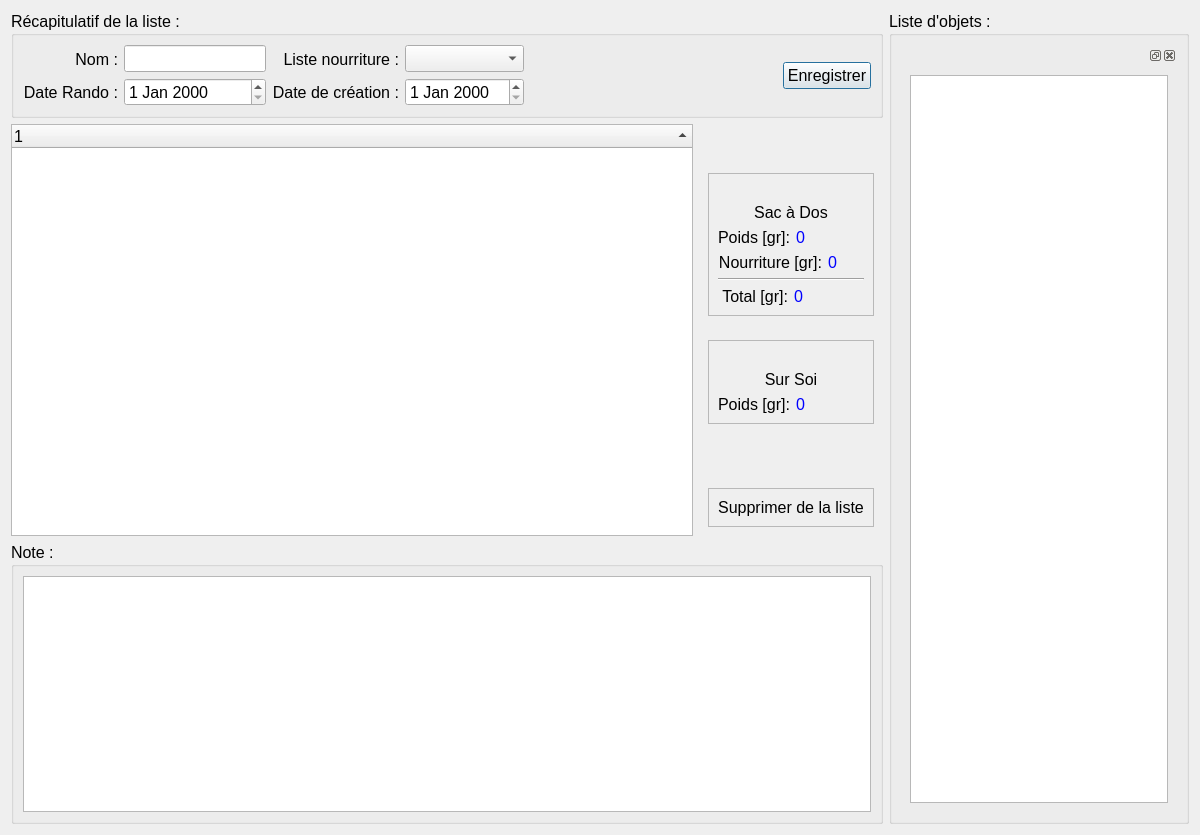
<?xml version="1.0" encoding="UTF-8"?>
<ui version="4.0">
 <class>ListWindow</class>
 <widget class="QDialog" name="ListWindow">
  <property name="geometry">
   <rect>
    <x>0</x>
    <y>0</y>
    <width>1200</width>
    <height>835</height>
   </rect>
  </property>
  <property name="windowTitle">
   <string>Gestion de liste</string>
  </property>
  <layout class="QHBoxLayout" name="horizontalLayout_7">
   <item>
    <layout class="QVBoxLayout" name="verticalLayout_10">
     <item>
      <widget class="QGroupBox" name="groupBox_7">
       <property name="sizePolicy">
        <sizepolicy hsizetype="Preferred" vsizetype="Preferred">
         <horstretch>0</horstretch>
         <verstretch>0</verstretch>
        </sizepolicy>
       </property>
       <property name="font">
        <font>
         <pointsize>12</pointsize>
        </font>
       </property>
       <property name="title">
        <string>Récapitulatif de la liste :</string>
       </property>
       <layout class="QHBoxLayout" name="horizontalLayout_20">
        <item>
         <layout class="QVBoxLayout" name="verticalLayout_20">
          <item>
           <widget class="QLabel" name="label_29">
            <property name="font">
             <font>
              <pointsize>12</pointsize>
             </font>
            </property>
            <property name="text">
             <string>Nom :</string>
            </property>
            <property name="alignment">
             <set>Qt::AlignRight|Qt::AlignTrailing|Qt::AlignVCenter</set>
            </property>
           </widget>
          </item>
          <item>
           <widget class="QLabel" name="label_31">
            <property name="font">
             <font>
              <pointsize>12</pointsize>
             </font>
            </property>
            <property name="text">
             <string>Date Rando :</string>
            </property>
            <property name="alignment">
             <set>Qt::AlignRight|Qt::AlignTrailing|Qt::AlignVCenter</set>
            </property>
           </widget>
          </item>
         </layout>
        </item>
        <item>
         <layout class="QVBoxLayout" name="verticalLayout_21">
          <item>
           <widget class="QLineEdit" name="le_listName">
            <property name="sizePolicy">
             <sizepolicy hsizetype="Preferred" vsizetype="Fixed">
              <horstretch>0</horstretch>
              <verstretch>0</verstretch>
             </sizepolicy>
            </property>
            <property name="font">
             <font>
              <pointsize>12</pointsize>
             </font>
            </property>
           </widget>
          </item>
          <item>
           <widget class="QDateEdit" name="de_hikeDate"/>
          </item>
         </layout>
        </item>
        <item>
         <layout class="QVBoxLayout" name="verticalLayout_12">
          <item>
           <widget class="QLabel" name="label_4">
            <property name="text">
             <string>Liste nourriture :</string>
            </property>
            <property name="alignment">
             <set>Qt::AlignRight|Qt::AlignTrailing|Qt::AlignVCenter</set>
            </property>
           </widget>
          </item>
          <item>
           <widget class="QLabel" name="label_30">
            <property name="font">
             <font>
              <pointsize>12</pointsize>
             </font>
            </property>
            <property name="text">
             <string>Date de création :</string>
            </property>
            <property name="alignment">
             <set>Qt::AlignRight|Qt::AlignTrailing|Qt::AlignVCenter</set>
            </property>
           </widget>
          </item>
         </layout>
        </item>
        <item>
         <layout class="QVBoxLayout" name="verticalLayout_13">
          <item>
           <widget class="QComboBox" name="cb_food"/>
          </item>
          <item>
           <widget class="QDateEdit" name="de_listDate"/>
          </item>
         </layout>
        </item>
        <item>
         <spacer name="horizontalSpacer">
          <property name="orientation">
           <enum>Qt::Horizontal</enum>
          </property>
          <property name="sizeHint" stdset="0">
           <size>
            <width>40</width>
            <height>20</height>
           </size>
          </property>
         </spacer>
        </item>
        <item>
         <widget class="QPushButton" name="btn_saveList">
          <property name="font">
           <font>
            <pointsize>12</pointsize>
           </font>
          </property>
          <property name="text">
           <string>Enregistrer</string>
          </property>
         </widget>
        </item>
       </layout>
      </widget>
     </item>
     <item>
      <layout class="QHBoxLayout" name="horizontalLayout_4"/>
     </item>
     <item>
      <layout class="QHBoxLayout" name="horizontalLayout_2">
       <item>
        <widget class="QTreeWidget" name="tw_list">
         <property name="font">
          <font>
           <pointsize>12</pointsize>
          </font>
         </property>
         <property name="toolTip">
          <string>&lt;html&gt;&lt;head/&gt;&lt;body&gt;&lt;p&gt;&lt;span style=&quot; font-size:10pt;&quot;&gt;Appuyez sur la touche DELETE pour supprimer un objet.&lt;/span&gt;&lt;/p&gt;&lt;/body&gt;&lt;/html&gt;</string>
         </property>
         <property name="toolTipDuration">
          <number>10</number>
         </property>
         <property name="editTriggers">
          <set>QAbstractItemView::NoEditTriggers</set>
         </property>
         <property name="dragDropMode">
          <enum>QAbstractItemView::DragOnly</enum>
         </property>
         <property name="defaultDropAction">
          <enum>Qt::LinkAction</enum>
         </property>
         <property name="alternatingRowColors">
          <bool>false</bool>
         </property>
         <property name="sortingEnabled">
          <bool>true</bool>
         </property>
         <column>
          <property name="text">
           <string notr="true">1</string>
          </property>
         </column>
        </widget>
       </item>
       <item>
        <layout class="QVBoxLayout" name="verticalLayout_2">
         <item>
          <spacer name="verticalSpacer">
           <property name="orientation">
            <enum>Qt::Vertical</enum>
           </property>
           <property name="sizeHint" stdset="0">
            <size>
             <width>20</width>
             <height>40</height>
            </size>
           </property>
          </spacer>
         </item>
         <item>
          <widget class="QWidget" name="qw_backpack" native="true">
           <layout class="QVBoxLayout" name="verticalLayout">
            <item>
             <widget class="QFrame" name="f_backpack">
              <property name="frameShape">
               <enum>QFrame::StyledPanel</enum>
              </property>
              <property name="frameShadow">
               <enum>QFrame::Plain</enum>
              </property>
              <layout class="QVBoxLayout" name="verticalLayout_5">
               <item>
                <widget class="QLabel" name="lbl_backpack">
                 <property name="maximumSize">
                  <size>
                   <width>16777215</width>
                   <height>16777215</height>
                  </size>
                 </property>
                 <property name="text">
                  <string/>
                 </property>
                 <property name="pixmap">
                  <pixmap resource="ressources.qrc">:/images/backpack.png</pixmap>
                 </property>
                 <property name="scaledContents">
                  <bool>false</bool>
                 </property>
                 <property name="alignment">
                  <set>Qt::AlignCenter</set>
                 </property>
                </widget>
               </item>
               <item>
                <widget class="QLabel" name="label_2">
                 <property name="font">
                  <font>
                   <pointsize>12</pointsize>
                  </font>
                 </property>
                 <property name="text">
                  <string>Sac à Dos</string>
                 </property>
                 <property name="alignment">
                  <set>Qt::AlignCenter</set>
                 </property>
                </widget>
               </item>
               <item>
                <layout class="QHBoxLayout" name="horizontalLayout">
                 <item>
                  <widget class="QLabel" name="label">
                   <property name="font">
                    <font>
                     <pointsize>12</pointsize>
                    </font>
                   </property>
                   <property name="text">
                    <string>Poids [gr]:</string>
                   </property>
                   <property name="alignment">
                    <set>Qt::AlignRight|Qt::AlignTrailing|Qt::AlignVCenter</set>
                   </property>
                  </widget>
                 </item>
                 <item>
                  <widget class="QLabel" name="lbl_weightBackpack">
                   <property name="font">
                    <font>
                     <pointsize>12</pointsize>
                    </font>
                   </property>
                   <property name="styleSheet">
                    <string notr="true">color: rgb(0, 0, 255);</string>
                   </property>
                   <property name="text">
                    <string>0</string>
                   </property>
                  </widget>
                 </item>
                </layout>
               </item>
               <item>
                <layout class="QHBoxLayout" name="horizontalLayout_5">
                 <item>
                  <widget class="QLabel" name="label_5">
                   <property name="font">
                    <font>
                     <pointsize>12</pointsize>
                    </font>
                   </property>
                   <property name="text">
                    <string>Nourriture [gr]:</string>
                   </property>
                   <property name="alignment">
                    <set>Qt::AlignRight|Qt::AlignTrailing|Qt::AlignVCenter</set>
                   </property>
                  </widget>
                 </item>
                 <item>
                  <widget class="QLabel" name="lbl_weightBackpack_food">
                   <property name="font">
                    <font>
                     <pointsize>12</pointsize>
                    </font>
                   </property>
                   <property name="styleSheet">
                    <string notr="true">color: rgb(0, 0, 255);</string>
                   </property>
                   <property name="text">
                    <string>0</string>
                   </property>
                  </widget>
                 </item>
                </layout>
               </item>
               <item>
                <widget class="Line" name="line">
                 <property name="orientation">
                  <enum>Qt::Horizontal</enum>
                 </property>
                </widget>
               </item>
               <item>
                <layout class="QHBoxLayout" name="horizontalLayout_6">
                 <item>
                  <widget class="QLabel" name="label_8">
                   <property name="font">
                    <font>
                     <pointsize>12</pointsize>
                    </font>
                   </property>
                   <property name="text">
                    <string>Total [gr]:</string>
                   </property>
                   <property name="alignment">
                    <set>Qt::AlignRight|Qt::AlignTrailing|Qt::AlignVCenter</set>
                   </property>
                  </widget>
                 </item>
                 <item>
                  <widget class="QLabel" name="lbl_weightBackpack_total">
                   <property name="font">
                    <font>
                     <pointsize>12</pointsize>
                    </font>
                   </property>
                   <property name="styleSheet">
                    <string notr="true">color: rgb(0, 0, 255);</string>
                   </property>
                   <property name="text">
                    <string>0</string>
                   </property>
                  </widget>
                 </item>
                </layout>
               </item>
              </layout>
             </widget>
            </item>
           </layout>
          </widget>
         </item>
         <item>
          <widget class="QWidget" name="qw_self" native="true">
           <layout class="QVBoxLayout" name="verticalLayout_6">
            <item>
             <widget class="QFrame" name="f_self">
              <property name="frameShape">
               <enum>QFrame::StyledPanel</enum>
              </property>
              <property name="frameShadow">
               <enum>QFrame::Plain</enum>
              </property>
              <layout class="QVBoxLayout" name="verticalLayout_7">
               <item>
                <widget class="QLabel" name="lbl_self">
                 <property name="text">
                  <string/>
                 </property>
                 <property name="pixmap">
                  <pixmap resource="ressources.qrc">:/images/self.png</pixmap>
                 </property>
                 <property name="alignment">
                  <set>Qt::AlignCenter</set>
                 </property>
                </widget>
               </item>
               <item>
                <widget class="QLabel" name="label_6">
                 <property name="font">
                  <font>
                   <pointsize>12</pointsize>
                  </font>
                 </property>
                 <property name="text">
                  <string>Sur Soi</string>
                 </property>
                 <property name="alignment">
                  <set>Qt::AlignCenter</set>
                 </property>
                </widget>
               </item>
               <item>
                <layout class="QHBoxLayout" name="horizontalLayout_3">
                 <item>
                  <widget class="QLabel" name="label_3">
                   <property name="font">
                    <font>
                     <pointsize>12</pointsize>
                    </font>
                   </property>
                   <property name="text">
                    <string>Poids [gr]:</string>
                   </property>
                   <property name="alignment">
                    <set>Qt::AlignRight|Qt::AlignTrailing|Qt::AlignVCenter</set>
                   </property>
                  </widget>
                 </item>
                 <item>
                  <widget class="QLabel" name="lbl_weightSelf">
                   <property name="font">
                    <font>
                     <pointsize>12</pointsize>
                    </font>
                   </property>
                   <property name="styleSheet">
                    <string notr="true">color: rgb(0, 0, 255);</string>
                   </property>
                   <property name="text">
                    <string>0</string>
                   </property>
                  </widget>
                 </item>
                </layout>
               </item>
              </layout>
             </widget>
            </item>
           </layout>
          </widget>
         </item>
         <item>
          <spacer name="verticalSpacer_2">
           <property name="orientation">
            <enum>Qt::Vertical</enum>
           </property>
           <property name="sizeHint" stdset="0">
            <size>
             <width>20</width>
             <height>40</height>
            </size>
           </property>
          </spacer>
         </item>
         <item>
          <widget class="QWidget" name="qw_delete" native="true">
           <property name="maximumSize">
            <size>
             <width>16777215</width>
             <height>16777215</height>
            </size>
           </property>
           <layout class="QVBoxLayout" name="verticalLayout_8">
            <item>
             <widget class="QFrame" name="f_delete">
              <property name="frameShape">
               <enum>QFrame::StyledPanel</enum>
              </property>
              <property name="frameShadow">
               <enum>QFrame::Plain</enum>
              </property>
              <layout class="QVBoxLayout" name="verticalLayout_9">
               <item>
                <widget class="QLabel" name="label_7">
                 <property name="font">
                  <font>
                   <pointsize>12</pointsize>
                  </font>
                 </property>
                 <property name="text">
                  <string>Supprimer de la liste</string>
                 </property>
                 <property name="alignment">
                  <set>Qt::AlignCenter</set>
                 </property>
                </widget>
               </item>
              </layout>
             </widget>
            </item>
           </layout>
          </widget>
         </item>
        </layout>
       </item>
      </layout>
     </item>
     <item>
      <widget class="QGroupBox" name="groupBox">
       <property name="font">
        <font>
         <pointsize>12</pointsize>
        </font>
       </property>
       <property name="title">
        <string>Note :</string>
       </property>
       <layout class="QVBoxLayout" name="verticalLayout_14">
        <item>
         <widget class="QTextEdit" name="te_note"/>
        </item>
       </layout>
      </widget>
     </item>
    </layout>
   </item>
   <item>
    <widget class="QGroupBox" name="gb_items">
     <property name="sizePolicy">
      <sizepolicy hsizetype="Preferred" vsizetype="Preferred">
       <horstretch>0</horstretch>
       <verstretch>0</verstretch>
      </sizepolicy>
     </property>
     <property name="maximumSize">
      <size>
       <width>300</width>
       <height>16777215</height>
      </size>
     </property>
     <property name="font">
      <font>
       <pointsize>12</pointsize>
      </font>
     </property>
     <property name="title">
      <string>Liste d'objets :</string>
     </property>
     <layout class="QVBoxLayout" name="verticalLayout_3">
      <item>
       <widget class="QDockWidget" name="dockWidget">
        <property name="sizePolicy">
         <sizepolicy hsizetype="Preferred" vsizetype="Preferred">
          <horstretch>0</horstretch>
          <verstretch>0</verstretch>
         </sizepolicy>
        </property>
        <property name="maximumSize">
         <size>
          <width>300</width>
          <height>524287</height>
         </size>
        </property>
        <property name="baseSize">
         <size>
          <width>0</width>
          <height>0</height>
         </size>
        </property>
        <widget class="QWidget" name="dockWidgetContents">
         <layout class="QVBoxLayout" name="verticalLayout_4">
          <item>
           <widget class="QTreeView" name="tw_items">
            <property name="font">
             <font>
              <pointsize>12</pointsize>
             </font>
            </property>
            <property name="editTriggers">
             <set>QAbstractItemView::NoEditTriggers</set>
            </property>
            <property name="dragEnabled">
             <bool>true</bool>
            </property>
            <property name="dragDropMode">
             <enum>QAbstractItemView::DragOnly</enum>
            </property>
            <property name="selectionBehavior">
             <enum>QAbstractItemView::SelectRows</enum>
            </property>
            <property name="iconSize">
             <size>
              <width>50</width>
              <height>50</height>
             </size>
            </property>
            <property name="sortingEnabled">
             <bool>true</bool>
            </property>
            <property name="headerHidden">
             <bool>false</bool>
            </property>
           </widget>
          </item>
         </layout>
        </widget>
       </widget>
      </item>
     </layout>
    </widget>
   </item>
  </layout>
  <zorder>gb_items</zorder>
  <zorder></zorder>
 </widget>
 <resources>
  <include location="ressources.qrc"/>
 </resources>
 <connections/>
</ui>
